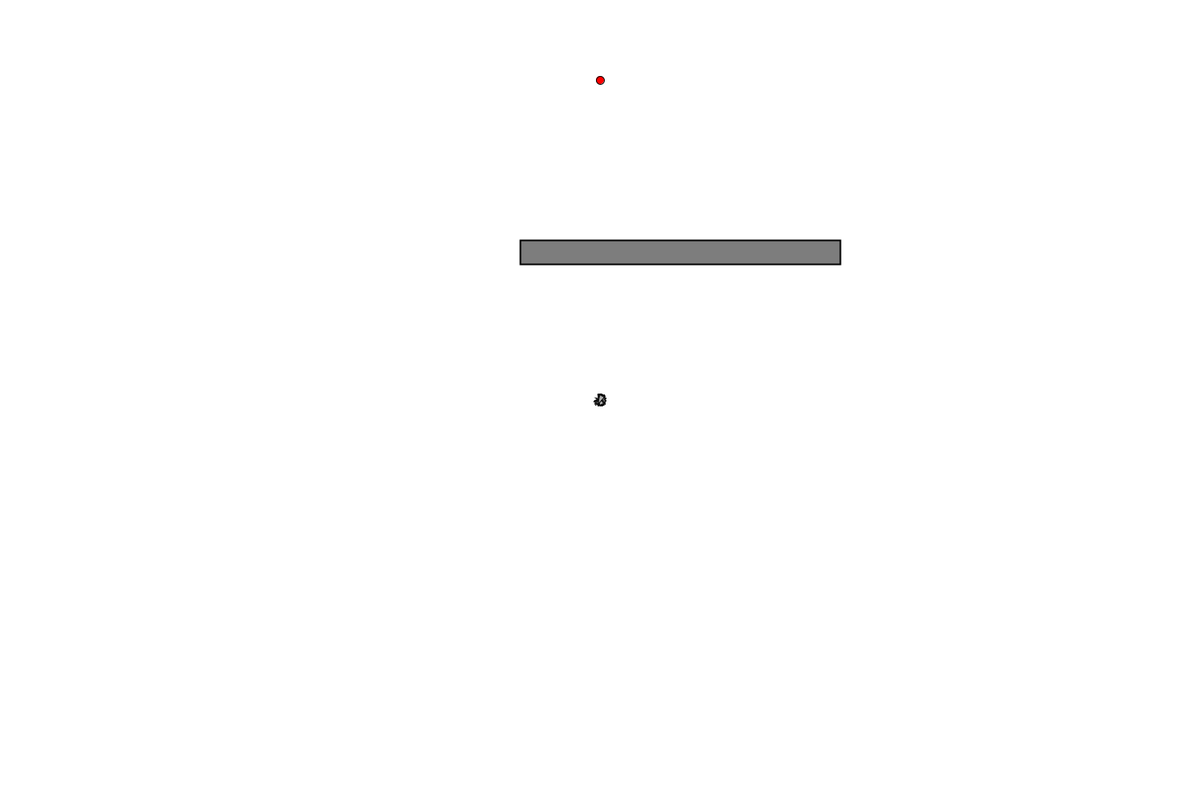
Frame 1 (no input)
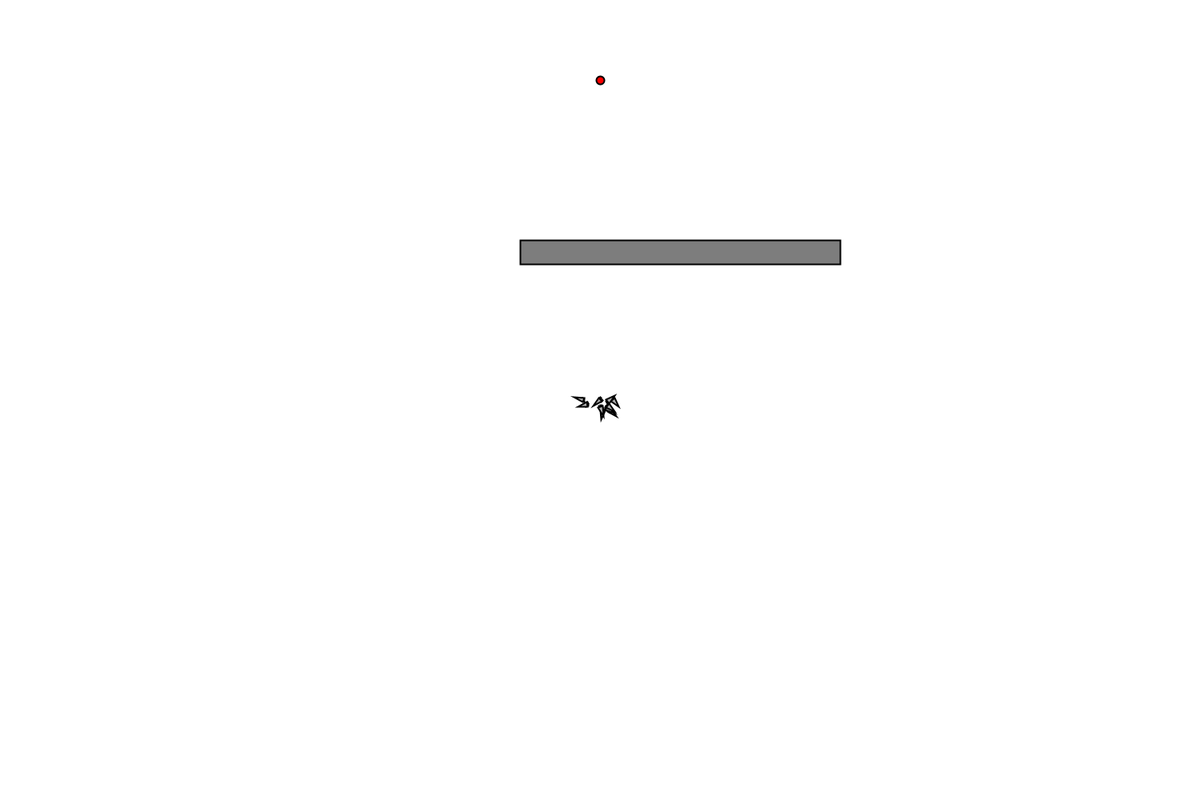
Frame 60 (the mouse pressed at the canvas centre just before this capture)
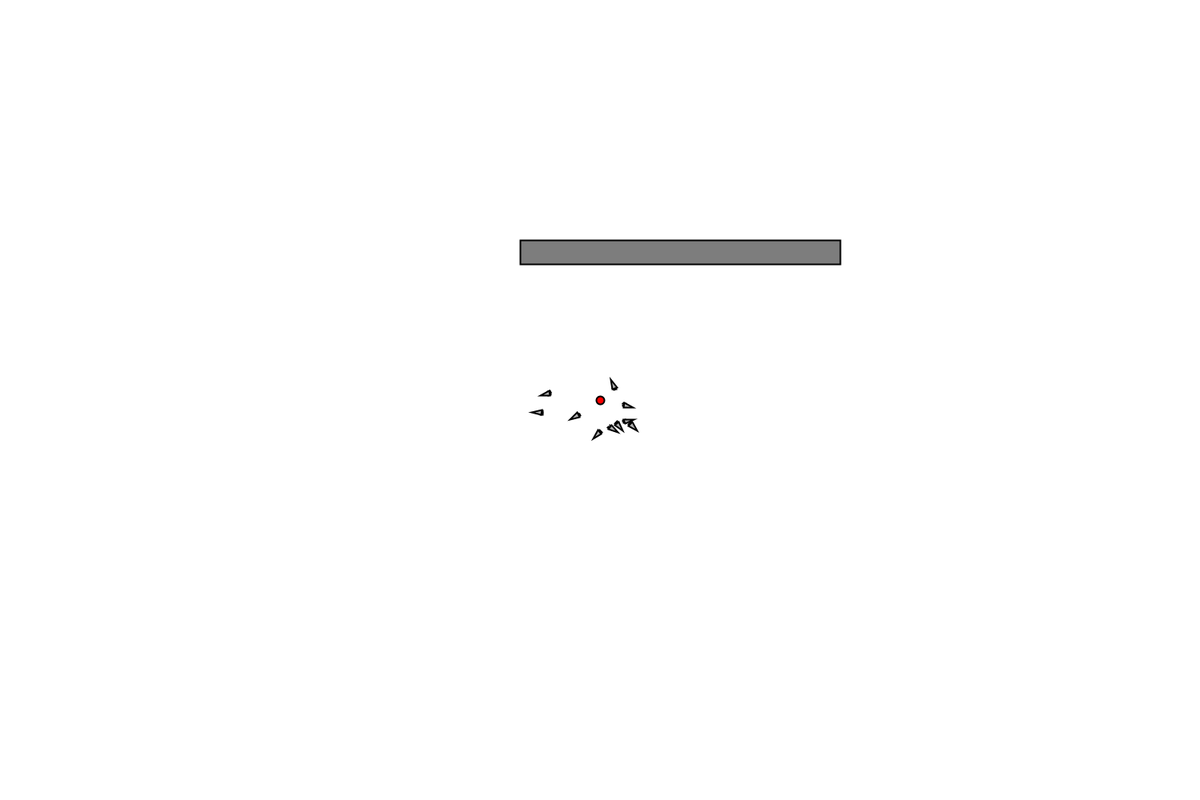
Frame 120 (the mouse held since frame 60 and released just before this capture)

The Processing sketch that drew these frames (run headless with seeded random() and noise(); from frame 60 on, the mouse is pressed at the canvas centre):

// Processing sketch: The_GARocket
// ── The_GARocket.pde
int lifetime;
float mutationRate;
int lifeCounter;
Target target;
Obstacle obstacle;
Population population;

void setup()
{
  size(1500,1000);
  lifetime = 300;
  population = new Population(10);
  target = new Target(10);
  mutationRate = 0.008;
  PVector loc = new PVector(width/2-100,height/2-200);
  obstacle = new Obstacle(loc,400,30);
}

void draw()
{
  background(255);
  target.display();
  population.live();
  obstacle.display();
  
  lifeCounter++;
  if(lifeCounter>=lifetime)
  {
    println("start mating");
    lifeCounter = 0;
    population.fitness(target);
    population.selection();
    population.reproduction();
  }
}

void mousePressed()
{
   target.setTarget(mouseX,mouseY); 
}
// ── DNA.pde
class DNA
{
   float maxForce;
   PVector []genes;
   
   DNA()
   {
      maxForce = 0.1;
      genes = new PVector[lifetime]; 
   }
   
   void init()
   {
      for(int i = 0;i<genes.length;i++)
      {
        genes[i] = PVector.random2D();
        genes[i].mult(random(0,maxForce));
      }
   }
   
   void mutate()
   {
     for(int i = 0;i<lifetime;i++)
     {
        float p = random(1);
        if(p<mutationRate)
        genes[i] = PVector.random2D();
     }
   }
}
// ── Obstacle.pde
class Obstacle
{
   PVector location;
   float w;
   float h;
   Obstacle(PVector _location,float _w,float _h)
   {
     location = _location;
     w = _w;
     h = _h;
   }
   
   void display()
   {
      fill(125);
      strokeWeight(2);
      rectMode(CORNER);
      rect(location.x,location.y,w,h);
      noFill();
   }
   
   boolean contains(PVector v)
   {
     if(v.x>location.x&&v.x<location.x+w&&v.y>location.y&&v.y<location.y+h)
     return true;
     return false;
   }
}
// ── Population.pde
class Population
{
   int generation;
   ArrayList<Vehicle> population;
   ArrayList<Vehicle> matingPool;
   int Number;
   
   Population(int _number)
   {
     Number = _number;
     mutationRate = 0.01;
     generation = 0;
     population = new ArrayList<Vehicle>();
     matingPool = new ArrayList<Vehicle>();
    
     for(int i =0;i<Number;i++)
     {
        DNA d = new DNA(); 
        d.init();
        population.add(new Vehicle(d,3));
     }
   }
   
   
   void fitness(Target target)
   {
     for(Vehicle v:population)
     {
         v.fitness();
     }
   }
   
   void selection()//count the matingPool
   {
     matingPool.clear();
     float maxFitness = getMaxFitness();
     
     for(Vehicle v:population)
     {
          int n = int(map(v.fitness,0,maxFitness,0,1)*100);
          for(int i = 0;i<n;i++)
          {
             matingPool.add(v); 
          }
     }
   }
   
   void reproduction()//producte the population
   {
     population.clear();
     println(Number);
     for(int i = 0;i<Number;i++)
     {
        int a = (int)random(0,matingPool.size());
        int b = (int)random(0,matingPool.size());
        
        Vehicle vehicleA = matingPool.get(a);
        Vehicle vehicleB = matingPool.get(b);
        
        Vehicle child = vehicleA.crossover(vehicleB);
        
        population.add(child);
     }
   }
   
   void live()
   {
     println("There are have "+population.size()+"in the population");
     for(Vehicle v:population)
     {
        v.run(); 
     }
   }
   
   float getMaxFitness()//get the fitness
   {
     float max = 0;
     for(Vehicle v:population)
     {
        if(max<v.fitness)
          max = v.fitness;
     }
     return max;
   }
   
   
   void mutate()
   {
      for(Vehicle v:population)
      {
         v.dna.mutate(); 
      }
   }
   
}
// ── Target.pde
class Target
{
   float r;
   PVector location;
   Target(float _r)
   {
     location = new PVector(width/2,height/2-400);
     r = _r;
   }
   
   void display()
   {
      fill(255,0,0);
      ellipse(location.x,location.y,r,r);
   }
   
   void setTarget(float x,float y)
   {
     location.set(x,y);
   }
   
   boolean contains(PVector v)
   {
     float dist = PVector.dist(v,location);
     if(dist<r)
     return true;
     return false; 
   }
}
// ── Vehicle.pde
class Vehicle
{
  
  DNA dna;
  PVector location;
  PVector acceleration;
  PVector velocity;
  float r;
  int generCount;
  float fitness;
  float recordDistance;
  float finishTime;
  boolean hitTarget;
  boolean stop;
  
  
  Vehicle(DNA _dns,float _r)
  {
    hitTarget = false;
    recordDistance = 1000;
    finishTime = 0;
    stop = false;
    dna = _dns;
    generCount = 0;
    r = _r;
    location = new PVector(width/2,height/2);
    velocity = new PVector();
    acceleration = new PVector();
  }
  
  void run()
  {
    if(!stop)
    {
      applyForce(dna.genes[lifeCounter]);
      update();
      display();
      generCount++;
      checkRecordDistance();
       
      
      stop = obstacle.contains(location);
    }
    if(!hitTarget) {
        finishTime++;
        hitTarget = target.contains(location);
       }
  }
  
  void applyForce(PVector force)
  {
    PVector f = force.get();
    
    acceleration.add(f);
  }
  
  void update()
  {
      velocity.add(acceleration);
      acceleration.mult(0);
      location.add(velocity);
  }
  
  void checkRecordDistance()
  {
     float dist = PVector.dist(location,target.location);
     if(dist<recordDistance)
     {
        recordDistance = dist; 
     }
  }
  
  Vehicle crossover(Vehicle vehicleB)
  {
      DNA d = new DNA();
      //int n = (int)random(0,d.genes.length);
      for(int i = 0;i<d.genes.length;i++)
      {
         float p = random(1);
         if(p<0.5)
         d.genes[i] = dna.genes[i];
         else 
         d.genes[i] = vehicleB.dna.genes[i];
      }
      d.mutate();
      Vehicle child = new Vehicle(d,3);
      return child;
  }
  
  void fitness()
  {
      fitness = pow(1/recordDistance*finishTime,2);
      
      if(stop) fitness*=0.1;
      if(hitTarget&&!stop) fitness*=2;
  }
  
 
     void display() {
    float theta = velocity.heading2D() + PI/2;
    fill(200, 100);
    stroke(0);
    pushMatrix();
    translate(location.x, location.y);
    rotate(theta);

    // Thrusters
    rectMode(CENTER);
    fill(0);
    rect(-r/2, r*2, r/2, r);
    rect(r/2, r*2, r/2, r);

    // Rocket body
    fill(175);
    beginShape(TRIANGLES);
    vertex(0, -r*2);
    vertex(-r, r*2);
    vertex(r, r*2);
    endShape();

    popMatrix();
  }
}
